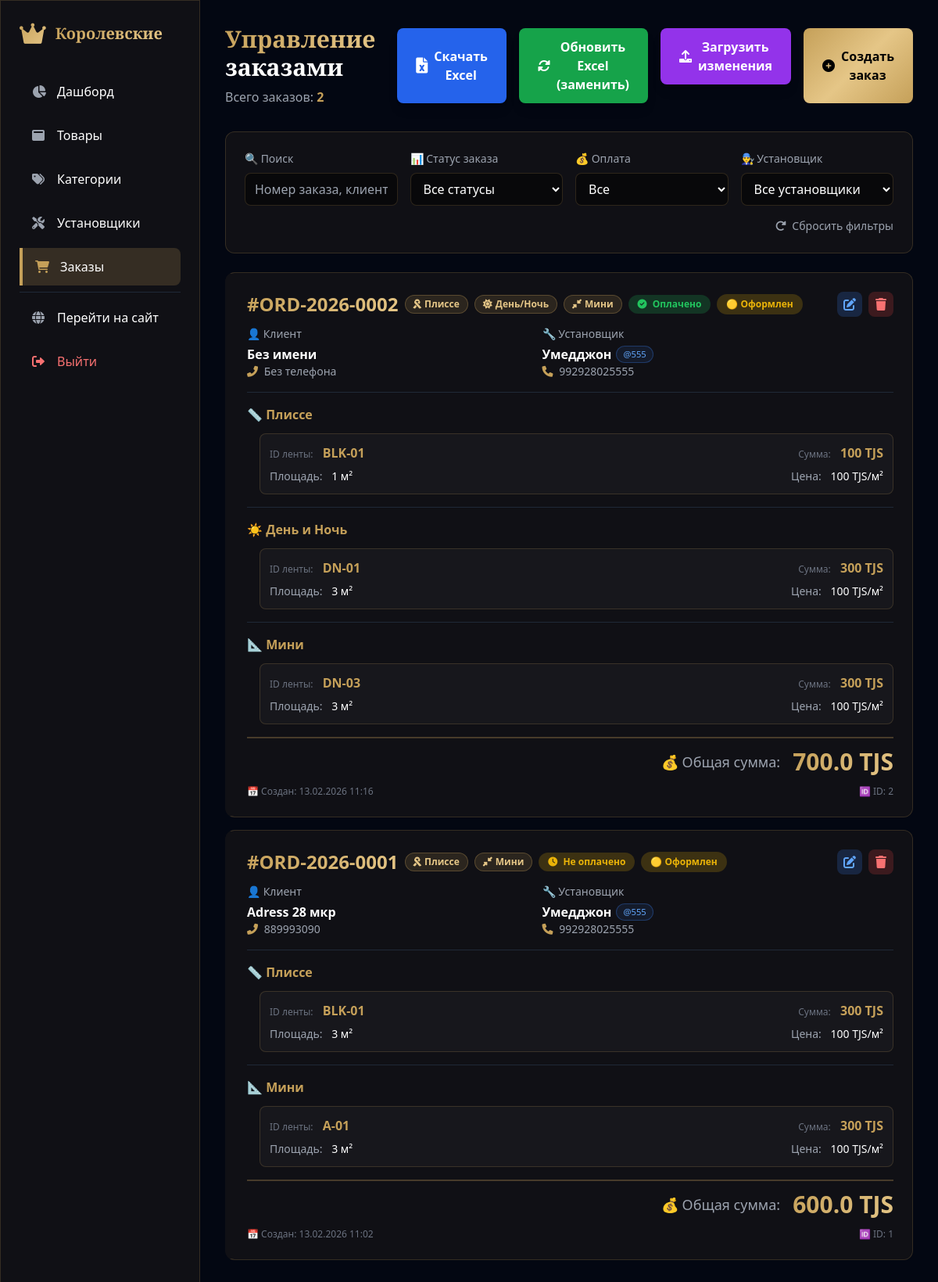
The app's page /admin/orders (signed in), older data.
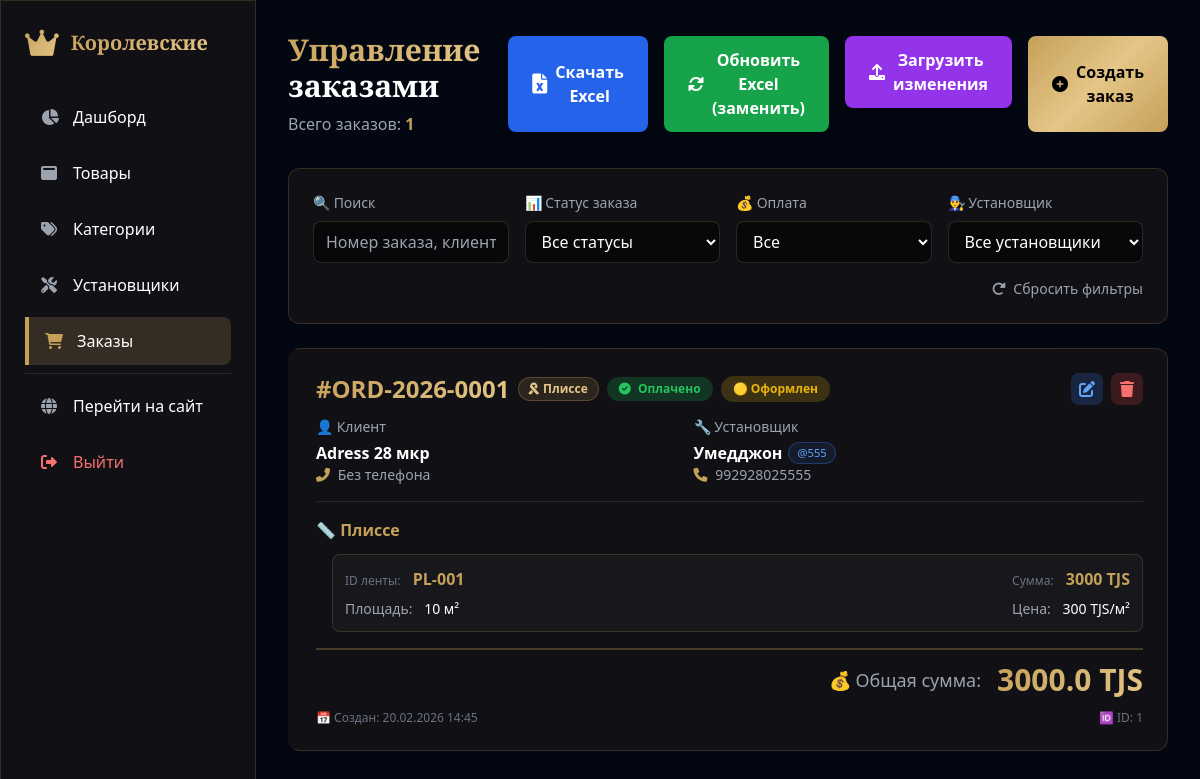
The same page, newer data.
### main.py (models this page shows)
class Order(Base):
    __tablename__ = "orders"
    __table_args__ = {'extend_existing': True}
    id = Column(Integer, primary_key=True, index=True)
    order_id = Column(String, unique=True, index=True)
    client_name = Column(String, nullable=False)
    client_phone = Column(String, nullable=False)
    category_plisse = Column(Boolean, default=False)
    category_daynight = Column(Boolean, default=False)
    category_mini = Column(Boolean, default=False)
    plisse_items = Column(Text, nullable=True, default="[]")  # JSON массив позиций Плиссе
    daynight_items = Column(Text, nullable=True, default="[]")  # JSON массив позиций День и Ночь
    mini_items = Column(Text, nullable=True, default="[]")  # JSON массив позиций Мини
    total_sum = Column(Float, default=0.0)
    installer_id = Column(Integer, ForeignKey("installers.id"), nullable=True)
    installer_phone = Column(String, nullable=True)
    installer_username = Column(String, nullable=True)
    status = Column(String, default='pending')
    payment_status = Column(String, default='unpaid')
    created_at = Column(DateTime, default=datetime.now)
    updated_at = Column(DateTime, default=datetime.now, onupdate=datetime.now)
    installer = relationship("Installer", back_populates="orders")

class Installer(Base):
    __tablename__ = "installers"
    __table_args__ = {'extend_existing': True}
    id = Column(Integer, primary_key=True, index=True)
    name = Column(String, nullable=False)
    username = Column(String, unique=True, index=True, nullable=False)
    phone = Column(String, nullable=False)
    address = Column(String, nullable=True)
    password_hash = Column(String, nullable=True)
    is_active = Column(Boolean, default=True)
    created_at = Column(DateTime, default=datetime.now)
    orders = relationship("Order", back_populates="installer")

### main.py (the view)
@app.get("/admin/orders", response_class=HTMLResponse)
async def admin_orders(request: Request, db: Session = Depends(get_db)):
    if not check_admin_auth(request):
        return RedirectResponse(url="/admin/login", status_code=303)
    orders = db.query(Order).order_by(Order.created_at.desc()).all()
    installers = db.query(Installer).all()
    return templates.TemplateResponse(
        "admin/orders.html",
        {
            "request": request,
            "orders": orders,
            "installers": installers
        }
    )

### templates/admin/orders.html (shortened to what the changed rows need)
<!DOCTYPE html>
<html lang="ru">
<head>
    <script src="https://cdn.tailwindcss.com"></script>
    <link rel="stylesheet" href="https://cdnjs.cloudflare.com/ajax/libs/font-awesome/6.0.0/css/all.min.css">
</head>
<body class="bg-gray-950 text-white">
    <div class="flex h-screen">
        <div class="flex-1 ml-64 p-8 overflow-y-auto">
    <div class="flex justify-between items-center mb-8">
        <div>
            <h1 class="text-3xl royal-font font-bold">
                <span class="royal-text">Управление</span>
                <span class="text-white"> заказами</span>
            </h1>
            <p class="text-gray-400 mt-2">
                Всего заказов: <span id="totalOrders" class="text-[#C5A059] font-bold">{{ orders|length }}</span>
            </p>
        </div>
    </div>
            <div class="space-y-4" id="ordersList">
                {% for order in orders %}
                <div class="order-card glass-card rounded-xl p-6"
                     data-order-id="{{ order.order_id }}"
                     data-client="{{ order.client_name|lower }} {{ order.client_phone|lower }}"
                     data-status="{{ order.status }}"
                     data-payment="{{ order.payment_status }}"
                     data-installer="{{ order.installer_id }}"
                     data-id="{{ order.id }}">
                    <div class="flex flex-col lg:flex-row justify-between items-start gap-4">
                        <div class="flex-1">
                            <div class="flex items-center flex-wrap gap-2 mb-3">
                                <span class="text-2xl royal-text font-bold">#{{ order.order_id }}</span>
                                {% if order.category_plisse %}
                                <span class="sku-badge">
                                    <i class="fas fa-ribbon mr-1"></i> Плиссе
                                </span>
                                {% endif %}
                                {% if order.category_daynight %}
                                <span class="sku-badge">
                                    <i class="fas fa-sun mr-1"></i> День/Ночь
                                </span>
                                {% endif %}
                                {% if order.category_mini %}
                                <span class="sku-badge">
                                    <i class="fas fa-compress-alt mr-1"></i> Мини
                                </span>
                                {% endif %}
                                <span class="px-3 py-1 rounded-full text-xs font-semibold
                                    {% if order.payment_status == 'paid' %}
                                        bg-green-500 bg-opacity-20 text-green-500
                                    {% else %}
                                        bg-yellow-500 bg-opacity-20 text-yellow-500
                                    {% endif %}">
                                    <i class="fas {% if order.payment_status == 'paid' %}fa-check-circle{% else %}fa-clock{% endif %} mr-1"></i>
                                    {{ 'Оплачено' if order.payment_status == 'paid' else 'Не оплачено' }}
                                </span>
                                <span class="status-badge
                                    {% if order.status == 'pending' %}bg-yellow-500 bg-opacity-20 text-yellow-500{% endif %}
                                    {% if order.status == 'cancelled' %}bg-red-500 bg-opacity-20 text-red-500{% endif %}">
                                    {% if order.status == 'pending' %}🟡 Оформлен{% endif %}
                                </span>
                            </div>
                            <div class="grid grid-cols-1 md:grid-cols-2 gap-4">
                                <div>
                                    <h3 class="text-sm text-gray-400 mb-1">👤 Клиент</h3>
                                    <p class="font-semibold text-white">{{ order.client_name or 'Не указано' }}</p>
                                    <p class="text-sm text-gray-400">
                                        <i class="fas fa-phone-alt mr-1 text-[#C5A059]"></i>
                                        {{ order.client_phone or 'Не указан' }}
                                    </p>
                                </div>
                                <div>
                                    <h3 class="text-sm text-gray-400 mb-1">🔧 Установщик</h3>
                                    {% if order.installer %}
                                        <div class="flex items-center">
                                            <p class="font-semibold text-white">{{ order.installer.name }}</p>
                                            <span class="username-badge">@{{ order.installer.username }}</span>
                                        </div>
                                        <p class="text-sm text-gray-400">
                                            <i class="fas fa-phone mr-1 text-[#C5A059]"></i>
                                            {{ order.installer.phone }}
                                        </p>
                                    {% else %}
                                        <p class="text-gray-500 italic">Не назначен</p>
                                    {% endif %}
                                </div>
                            </div>
                        </div>
                        <div class="flex space-x-2">
                            <button onclick="editOrder('{{ order.id }}', '{{ order.order_id }}')"
                                    class="w-8 h-8 bg-blue-500 bg-opacity-20 rounded-lg flex items-center justify-center text-blue-400 hover:bg-opacity-100 hover:text-white transition"
                                    title="Редактировать заказ">
                                <i class="fas fa-edit"></i>
                            </button>
                            <form method="post" action="/admin/orders/delete/{{ order.id }}"
                                  onsubmit="return confirm('Вы уверены, что хотите удалить заказ #{{ order.order_id }}?')">
                                <button type="submit"
                                        class="w-8 h-8 bg-red-500 bg-opacity-20 rounded-lg flex items-center justify-center text-red-400 hover:bg-opacity-100 hover:text-white transition"
                                        title="Удалить заказ">
                                    <i class="fas fa-trash"></i>
                                </button>
                            </form>
                        </div>
                    </div>
                    {% if order.category_plisse and order.plisse_items %}
                    <div class="mt-4 pt-4 border-t border-gray-800">
                        <div class="flex items-center mb-3">
                            <span class="text-[#C5A059] font-semibold">📏 Плиссе</span>
                        </div>
                        {% set plisse_items = order.plisse_items|from_json %}
                        {% for item in plisse_items %}
                        <div class="order-item-card ml-4">
                            <div class="flex justify-between items-start">
                                <div>
                                    <span class="text-xs text-gray-500">ID ленты:</span>
                                    <span class="ml-2 text-[#C5A059] font-semibold">{{ item.sku }}</span>
                                </div>
                                <div class="text-right">
                                    <span class="text-xs text-gray-500">Сумма:</span>
                                    <span class="ml-2 text-[#C5A059] font-bold">{{ item.sum }} TJS</span>
                                </div>
                            </div>
                            <div class="flex justify-between mt-2 text-sm">
                                <div>
                                    <span class="text-gray-400">Площадь:</span>
                                    <span class="ml-2 text-white">{{ item.square }} м²</span>
                                </div>
                                <div>
                                    <span class="text-gray-400">Цена:</span>
                                    <span class="ml-2 text-white">{{ item.price }} TJS/м²</span>
                                </div>
                            </div>
                        </div>
                        {% endfor %}
                    </div>
                    {% endif %}
                    {% if order.category_daynight and order.daynight_items %}
                    <div class="mt-4 pt-4 border-t border-gray-800">
                        <div class="flex items-center mb-3">
                            <span class="text-[#C5A059] font-semibold">☀️ День и Ночь</span>
                        </div>
                        {% set daynight_items = order.daynight_items|from_json %}
                        {% for item in daynight_items %}
                        <div class="order-item-card ml-4">
                            <div class="flex justify-between items-start">
                                <div>
                                    <span class="text-xs text-gray-500">ID ленты:</span>
                                    <span class="ml-2 text-[#C5A059] font-semibold">{{ item.sku }}</span>
                                </div>
                                <div class="text-right">
                                    <span class="text-xs text-gray-500">Сумма:</span>
                                    <span class="ml-2 text-[#C5A059] font-bold">{{ item.sum }} TJS</span>
                                </div>
                            </div>
                            <div class="flex justify-between mt-2 text-sm">
                                <div>
                                    <span class="text-gray-400">Площадь:</span>
                                    <span class="ml-2 text-white">{{ item.square }} м²</span>
                                </div>
                                <div>
                                    <span class="text-gray-400">Цена:</span>
                                    <span class="ml-2 text-white">{{ item.price }} TJS/м²</span>
                                </div>
                            </div>
                        </div>
                        {% endfor %}
                    </div>
                    {% endif %}
                    {% if order.category_mini and order.mini_items %}
                    <div class="mt-4 pt-4 border-t border-gray-800">
                        <div class="flex items-center mb-3">
                            <span class="text-[#C5A059] font-semibold">📐 Мини</span>
                        </div>
                        {% set mini_items = order.mini_items|from_json %}
                        {% for item in mini_items %}
                        <div class="order-item-card ml-4">
                            <div class="flex justify-between items-start">
                                <div>
                                    <span class="text-xs text-gray-500">ID ленты:</span>
                                    <span class="ml-2 text-[#C5A059] font-semibold">{{ item.sku }}</span>
                                </div>
                                <div class="text-right">
                                    <span class="text-xs text-gray-500">Сумма:</span>
                                    <span class="ml-2 text-[#C5A059] font-bold">{{ item.sum }} TJS</span>
                                </div>
                            </div>
                            <div class="flex justify-between mt-2 text-sm">
                                <div>
                                    <span class="text-gray-400">Площадь:</span>
                                    <span class="ml-2 text-white">{{ item.square }} м²</span>
                                </div>
                                <div>
                                    <span class="text-gray-400">Цена:</span>
                                    <span class="ml-2 text-white">{{ item.price }} TJS/м²</span>
                                </div>
                            </div>
                        </div>
                        {% endfor %}
                    </div>
                    {% endif %}
                    <div class="flex justify-end items-center mt-4 pt-3 border-t-2 border-[#C5A059] border-opacity-30">
                        <span class="text-gray-400 mr-4 text-lg">💰 Общая сумма:</span>
                        <span class="text-3xl font-bold royal-text">{{ order.total_sum }} TJS</span>
                    </div>
                    <div class="flex justify-between items-center mt-3 text-xs text-gray-500">
                        <span>📅 Создан: {{ order.created_at.strftime('%d.%m.%Y %H:%M') if order.created_at else 'Н/Д' }}</span>
                        <span>🆔 ID: {{ order.id }}</span>
                    </div>
                </div>
                {% endfor %}
            </div>
        </div>
    </div>
</body>
</html>

Row changes from the older to the newer data that the page shows:
removed Order: order_id "ORD-2026-0002", category_plisse True (drawn), category_daynight True (drawn), category_mini True (drawn), payment_status "Оплачено", status "🟡 Оформлен", client_name "Без имени", client_phone "Без телефона", installer.name "Умедджон", installer.username "555", installer.phone "992928025555", sku "BLK-01", sum "100", square "1", price "100", sku "DN-01", sum "300", square "3", price "100", sku "DN-03", sum "300", square "3", price "100", total_sum "700.0", created_at "13.02.2026 11:16", id "2"
changed Order "Adress 28 мкр": payment_status "Не оплачено" → "Оплачено"; client_phone "889993090" → "Без телефона"; total_sum "600.0" → "3000.0"; created_at "13.02.2026 11:02" → "20.02.2026 14:45"; no longer shows "Мини 📐 Мини"
Text that changed along with them:
{{ orders|length }}: "2" → "1"
new list line: "ID ленты: PL-001 Сумма: 3000 TJS Площадь: 10 м² Цена: 300 TJS/м²"
list line gone: "ID ленты: BLK-01 Сумма: 300 TJS Площадь: 3 м² Цена: 100 TJS/м²"
list line gone: "ID ленты: A-01 Сумма: 300 TJS Площадь: 3 м² Цена: 100 TJS/м²"
